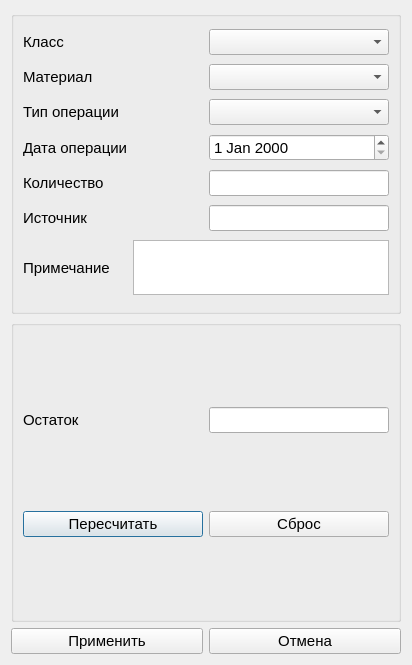
<?xml version="1.0" encoding="UTF-8"?>
<ui version="4.0">
 <class>EditInstrumentsDialog</class>
 <widget class="QDialog" name="EditInstrumentsDialog">
  <property name="windowModality">
   <enum>Qt::ApplicationModal</enum>
  </property>
  <property name="geometry">
   <rect>
    <x>0</x>
    <y>0</y>
    <width>412</width>
    <height>665</height>
   </rect>
  </property>
  <property name="font">
   <font>
    <pointsize>11</pointsize>
   </font>
  </property>
  <property name="windowTitle">
   <string>Изменение остатка</string>
  </property>
  <layout class="QVBoxLayout" name="verticalLayout_3">
   <item>
    <widget class="QGroupBox" name="groupBox">
     <property name="title">
      <string/>
     </property>
     <layout class="QVBoxLayout" name="verticalLayout">
      <item>
       <layout class="QHBoxLayout" name="horizontalLayout">
        <item>
         <widget class="QLabel" name="typeInstrLabel_2">
          <property name="minimumSize">
           <size>
            <width>120</width>
            <height>0</height>
           </size>
          </property>
          <property name="font">
           <font>
            <pointsize>11</pointsize>
           </font>
          </property>
          <property name="text">
           <string>Класс</string>
          </property>
         </widget>
        </item>
        <item>
         <widget class="QComboBox" name="classInstrumentCombo">
          <property name="minimumSize">
           <size>
            <width>120</width>
            <height>0</height>
           </size>
          </property>
         </widget>
        </item>
       </layout>
      </item>
      <item>
       <layout class="QHBoxLayout" name="horizontalLayout_2">
        <item>
         <widget class="QLabel" name="typeInstrLabel">
          <property name="minimumSize">
           <size>
            <width>120</width>
            <height>0</height>
           </size>
          </property>
          <property name="font">
           <font>
            <pointsize>11</pointsize>
           </font>
          </property>
          <property name="text">
           <string>Материал</string>
          </property>
         </widget>
        </item>
        <item>
         <widget class="QComboBox" name="instrumentCombo">
          <property name="minimumSize">
           <size>
            <width>120</width>
            <height>0</height>
           </size>
          </property>
         </widget>
        </item>
       </layout>
      </item>
      <item>
       <layout class="QHBoxLayout" name="horizontalLayout_3">
        <item>
         <widget class="QLabel" name="typeOperLabel">
          <property name="minimumSize">
           <size>
            <width>120</width>
            <height>0</height>
           </size>
          </property>
          <property name="font">
           <font>
            <pointsize>11</pointsize>
           </font>
          </property>
          <property name="text">
           <string>Тип операции</string>
          </property>
         </widget>
        </item>
        <item>
         <widget class="QComboBox" name="typeOperationCombo">
          <property name="minimumSize">
           <size>
            <width>120</width>
            <height>0</height>
           </size>
          </property>
         </widget>
        </item>
       </layout>
      </item>
      <item>
       <layout class="QHBoxLayout" name="horizontalLayout_4">
        <item>
         <widget class="QLabel" name="dateLabel">
          <property name="minimumSize">
           <size>
            <width>115</width>
            <height>0</height>
           </size>
          </property>
          <property name="text">
           <string>Дата операции</string>
          </property>
         </widget>
        </item>
        <item>
         <widget class="QDateEdit" name="dateEdit">
          <property name="minimumSize">
           <size>
            <width>120</width>
            <height>0</height>
           </size>
          </property>
         </widget>
        </item>
       </layout>
      </item>
      <item>
       <layout class="QHBoxLayout" name="horizontalLayout_5">
        <item>
         <widget class="QLabel" name="countInstrLabel">
          <property name="minimumSize">
           <size>
            <width>115</width>
            <height>0</height>
           </size>
          </property>
          <property name="text">
           <string>Количество</string>
          </property>
         </widget>
        </item>
        <item>
         <widget class="QLineEdit" name="countInstrEdit">
          <property name="sizePolicy">
           <sizepolicy hsizetype="Minimum" vsizetype="Fixed">
            <horstretch>0</horstretch>
            <verstretch>0</verstretch>
           </sizepolicy>
          </property>
          <property name="minimumSize">
           <size>
            <width>120</width>
            <height>0</height>
           </size>
          </property>
         </widget>
        </item>
       </layout>
      </item>
      <item>
       <layout class="QHBoxLayout" name="horizontalLayout_6">
        <item>
         <widget class="QLabel" name="countInstrLabel_2">
          <property name="minimumSize">
           <size>
            <width>115</width>
            <height>0</height>
           </size>
          </property>
          <property name="text">
           <string>Источник</string>
          </property>
         </widget>
        </item>
        <item>
         <widget class="QLineEdit" name="sourseLineEdit">
          <property name="sizePolicy">
           <sizepolicy hsizetype="Minimum" vsizetype="Fixed">
            <horstretch>0</horstretch>
            <verstretch>0</verstretch>
           </sizepolicy>
          </property>
          <property name="minimumSize">
           <size>
            <width>120</width>
            <height>0</height>
           </size>
          </property>
         </widget>
        </item>
       </layout>
      </item>
      <item>
       <layout class="QHBoxLayout" name="horizontalLayout_7">
        <item>
         <widget class="QLabel" name="noteLabel">
          <property name="maximumSize">
           <size>
            <width>16777215</width>
            <height>55</height>
           </size>
          </property>
          <property name="sizeIncrement">
           <size>
            <width>0</width>
            <height>0</height>
           </size>
          </property>
          <property name="font">
           <font>
            <pointsize>11</pointsize>
           </font>
          </property>
          <property name="text">
           <string>Примечание</string>
          </property>
         </widget>
        </item>
        <item>
         <widget class="QTextEdit" name="noteTextEdit">
          <property name="sizePolicy">
           <sizepolicy hsizetype="Minimum" vsizetype="Fixed">
            <horstretch>0</horstretch>
            <verstretch>0</verstretch>
           </sizepolicy>
          </property>
          <property name="maximumSize">
           <size>
            <width>16777215</width>
            <height>55</height>
           </size>
          </property>
          <property name="font">
           <font>
            <pointsize>11</pointsize>
           </font>
          </property>
         </widget>
        </item>
       </layout>
      </item>
     </layout>
    </widget>
   </item>
   <item>
    <widget class="QGroupBox" name="groupBox_2">
     <property name="title">
      <string/>
     </property>
     <layout class="QVBoxLayout" name="verticalLayout_2">
      <item>
       <layout class="QHBoxLayout" name="horizontalLayout_8">
        <item>
         <widget class="QLabel" name="balanceLabel">
          <property name="text">
           <string>Остаток</string>
          </property>
         </widget>
        </item>
        <item>
         <widget class="QLineEdit" name="balanceLineEdit">
          <property name="sizePolicy">
           <sizepolicy hsizetype="Minimum" vsizetype="Fixed">
            <horstretch>0</horstretch>
            <verstretch>0</verstretch>
           </sizepolicy>
          </property>
         </widget>
        </item>
       </layout>
      </item>
      <item>
       <layout class="QHBoxLayout" name="horizontalLayout_9">
        <item>
         <widget class="QPushButton" name="reCountButton">
          <property name="font">
           <font>
            <pointsize>11</pointsize>
           </font>
          </property>
          <property name="text">
           <string>Пересчитать</string>
          </property>
         </widget>
        </item>
        <item>
         <widget class="QPushButton" name="resetButton">
          <property name="font">
           <font>
            <pointsize>11</pointsize>
           </font>
          </property>
          <property name="text">
           <string>Сброс</string>
          </property>
         </widget>
        </item>
       </layout>
      </item>
     </layout>
    </widget>
   </item>
   <item>
    <layout class="QHBoxLayout" name="horizontalLayout_10">
     <item>
      <widget class="QPushButton" name="applyButton">
       <property name="font">
        <font>
         <pointsize>11</pointsize>
        </font>
       </property>
       <property name="text">
        <string>Применить</string>
       </property>
      </widget>
     </item>
     <item>
      <widget class="QPushButton" name="cancelButton">
       <property name="font">
        <font>
         <pointsize>11</pointsize>
        </font>
       </property>
       <property name="text">
        <string>Отмена</string>
       </property>
      </widget>
     </item>
    </layout>
   </item>
  </layout>
 </widget>
 <resources/>
 <connections/>
</ui>
